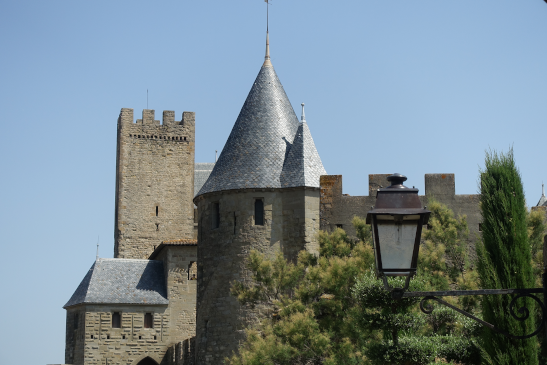
#> input picture ch04_design_patterns_part2/code/images/image01.png, 547 x 365 px; its folder holds only this picture in this run
$ python lazy_loading_general.py
#> lines starting #> are read from the running program, lines starting #| are printed output that depends on the picture
from PIL import Image

thumbnails = {}


def get_thumbnail(name):
#> called with name = 'image01'
    if name not in thumbnails:
        print(f'Loading {name}')
        image = Image.open(f'images/{name}.png')
#> image is the input picture: PIL image 547x365 RGB; mean R, G, B 119.6, 135.9, 143.9
        image.thumbnail(size=(200, 200))
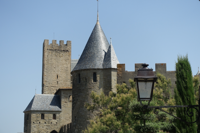
#> image: PIL image 200x133 RGB; mean R, G, B 119.6, 135.9, 143.9
        thumbnails[name] = image
    return thumbnails[name]


image = get_thumbnail('image01')
# Loading image01

image = get_thumbnail('image01')
# (no output - already loaded)
